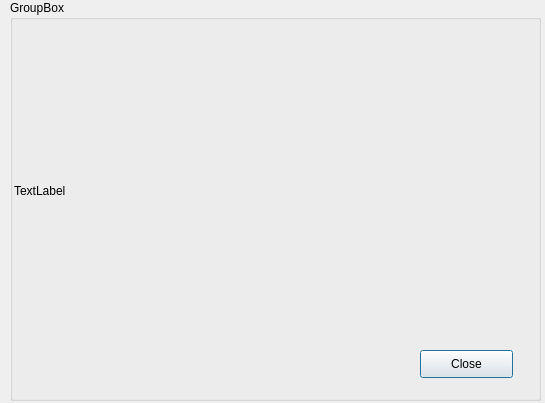
<?xml version="1.0" encoding="UTF-8"?>
<ui version="4.0">
 <class>Dialog</class>
 <widget class="QDialog" name="Dialog">
  <property name="geometry">
   <rect>
    <x>0</x>
    <y>0</y>
    <width>545</width>
    <height>403</height>
   </rect>
  </property>
  <property name="windowTitle">
   <string>Dialog</string>
  </property>
  <widget class="QGroupBox" name="groupBox">
   <property name="geometry">
    <rect>
     <x>10</x>
     <y>0</y>
     <width>531</width>
     <height>401</height>
    </rect>
   </property>
   <property name="title">
    <string>GroupBox</string>
   </property>
   <widget class="QLabel" name="profileText">
    <property name="geometry">
     <rect>
      <x>4</x>
      <y>120</y>
      <width>521</width>
      <height>141</height>
     </rect>
    </property>
    <property name="text">
     <string>TextLabel</string>
    </property>
    <property name="wordWrap">
     <bool>true</bool>
    </property>
   </widget>
   <widget class="QPushButton" name="pbClose">
    <property name="geometry">
     <rect>
      <x>410</x>
      <y>350</y>
      <width>93</width>
      <height>28</height>
     </rect>
    </property>
    <property name="text">
     <string>Close</string>
    </property>
   </widget>
  </widget>
 </widget>
 <resources/>
 <connections/>
</ui>
